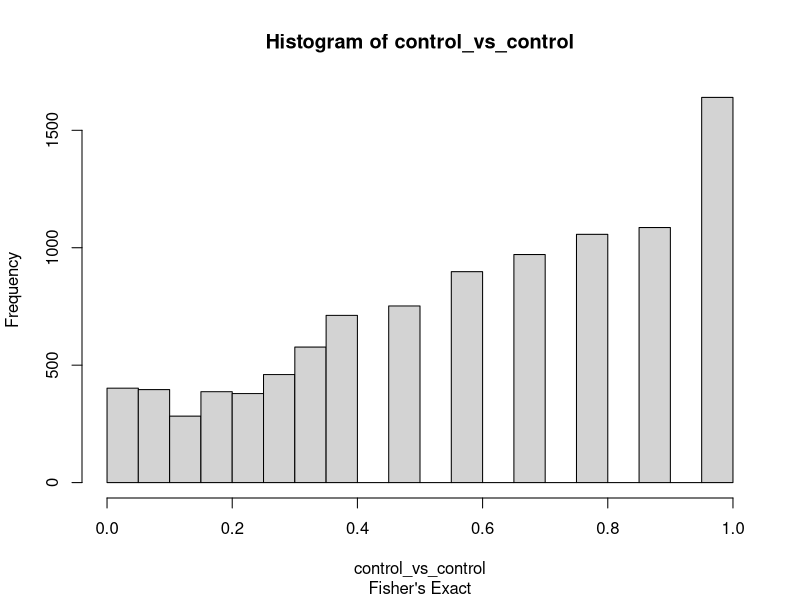
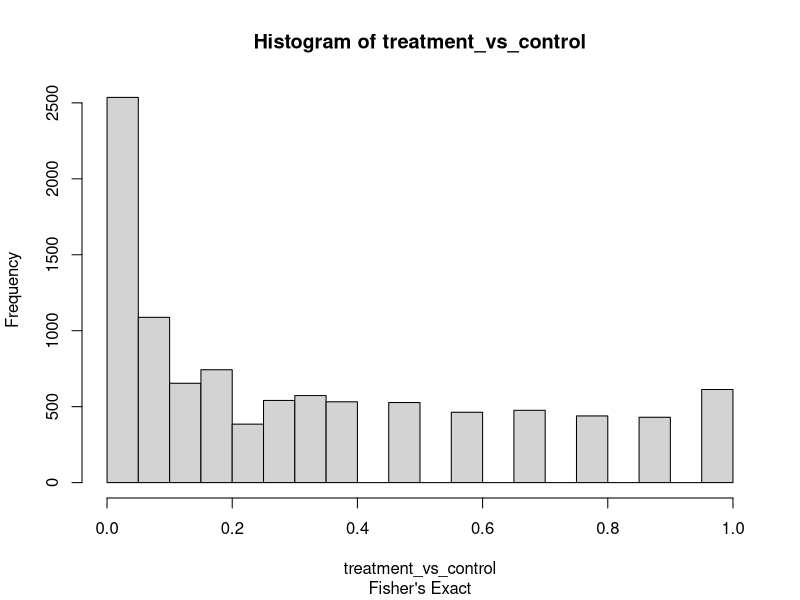

These charts were generated, in order, by the following R code:
rm(list = ls()) # clear all vars from the current workspace


#########################
# Simulation Parameters #
#
# | prob_hyp_true | prob_hyp_true_factor |
# | --------------|----------------------|
# | 0.1           | 9                    |
# | 0.2           | 4                    |
# | 0.3           | 7/3                  |
# | 0.4           | 3/2                  |
# | 0.5           | 1                    |
# | 0.6           | 2/3                  |
# | 0.7           | 3/7                  |
# | 0.8           | 1/4                  |
# | 0.9           | 1/9                  |
#
#########################

# Trial size and probabilities
control_prob = 0.5
treatment_prob = 0.6
num_subjects = 100

# Number of simulations and probability the hypothesis was true
base_num_simulations = 10000
prob_hyp_true_factor = 1
num_simulations_control_vs_treatment = base_num_simulations
num_simulations_control_vs_control = base_num_simulations * prob_hyp_true_factor

# Tested p value significant range
min_p_value = 0.0
max_p_value = 0.05

test = fisher.test
#test = chisq.test


###########################
# Virtual trial functions #
###########################
is_significant <- function(p_value){
    return(min_p_value <= p_value & p_value <= max_p_value)
}

do_test <- function(control=0.5, treatment=0.5, test=chisq.test, num_subjects=100){
    control_alive <- rbinom(1,num_subjects,control)
    control_dead <- num_subjects - control_alive
    control_dead_alive <- c(control_alive, control_dead)
    
    treatment_alive <- rbinom(1,num_subjects,treatment)
    treatment_dead <- num_subjects - treatment_alive
    treatment_dead_alive <- c(treatment_alive, treatment_dead)
    
    matrix_dead_alive <- rbind(control_dead_alive,treatment_dead_alive)
    cs <- test(matrix_dead_alive)
    return(cs$p.value)
}


######################
# Run virtual trials #
######################
control_vs_control <- replicate(num_simulations_control_vs_control, do_test(control_prob,control_prob, test, num_subjects))
treatment_vs_control <- replicate(num_simulations_control_vs_treatment, do_test(control_prob,treatment_prob, test, num_subjects))


############################
# Probability calculations #
############################
significant_control_vs_control = length(Filter(is_significant, control_vs_control))
significant_treatment_vs_control = length(Filter(is_significant, treatment_vs_control))

true_positives  = significant_treatment_vs_control
false_positives = significant_control_vs_control
true_negatives  = num_simulations_control_vs_control - significant_control_vs_control
false_negatives = num_simulations_control_vs_treatment - significant_treatment_vs_control

total_number_of_trials = num_simulations_control_vs_control + num_simulations_control_vs_treatment

prob_positive_trial = (true_positives + false_positives) / total_number_of_trials
prob_negative_trial = (true_negatives + false_negatives) / total_number_of_trials

# Positive predictive value (PPV): Proportion of positive trials that are true
positive_predictive_value = true_positives / (true_positives + false_positives)

# False positive risk (FPR):Proportion of positive trials that are false
false_positive_risk = false_positives / (true_positives + false_positives)

# Negative predictive value (NPV): Proportion of negative trials that are true
negative_predictive_value = true_negatives / (true_negatives + false_negatives)

# False negative risk (FNR): Proportion of negative trials that are false
false_negative_risk = false_negatives / (true_negatives + false_negatives)

# Power: probability of a positive test given the hypothesis is true
power = true_positives / num_simulations_control_vs_treatment

###################
# Display Results #
###################
cat("\n",
"total_number_of_trials:", "\t", total_number_of_trials, "\n",
"true_positives: ", "\t", true_positives, "\n",
"false_positives:", "\t", false_positives, "\n",
"true_negatives: ", "\t", true_negatives, "\n",
"false_negatives:", "\t", false_negatives, "\n",
"prob_positive_trial:", "\t", prob_positive_trial, "\n",
"prob_negative_trial:", "\t", prob_negative_trial, "\n",
"positive_predictive_value:", "\t", positive_predictive_value, "\n",
"false_positive_risk:", "\t", false_positive_risk, "\n",
"negative_predictive_value:", "\t", negative_predictive_value, "\n",
"false_negative_risk:", "\t", false_negative_risk, "\n",
"power:", "\t", power, "\n",
"\n\n")


############
# Graphing #
############
subtitle <- ifelse(identical(test, fisher.test), "Fisher's Exact", "Chi-squared")

hist(control_vs_control, sub=subtitle)
hist(treatment_vs_control, sub=subtitle)
